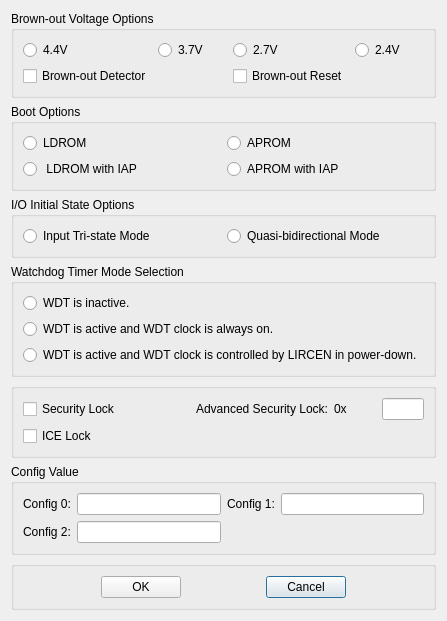
<?xml version="1.0" encoding="UTF-8"?>
<ui version="4.0">
 <class>Dialog</class>
 <widget class="QDialog" name="Dialog">
  <property name="geometry">
   <rect>
    <x>0</x>
    <y>0</y>
    <width>447</width>
    <height>615</height>
   </rect>
  </property>
  <property name="windowTitle">
   <string>Dialog</string>
  </property>
  <layout class="QGridLayout" name="gridLayout_8">
   <item row="0" column="0">
    <layout class="QVBoxLayout" name="verticalLayout" stretch="1,1,1,1,1,1,1">
     <item>
      <widget class="QGroupBox" name="gridGroupBox_brownout">
       <property name="title">
        <string>Brown-out Voltage Options</string>
       </property>
       <layout class="QGridLayout" name="gridLayout_7">
        <item row="0" column="2">
         <widget class="QRadioButton" name="radioButton_bw_v_2">
          <property name="text">
           <string>2.7V</string>
          </property>
         </widget>
        </item>
        <item row="0" column="1">
         <widget class="QRadioButton" name="radioButton_bw_v_1">
          <property name="text">
           <string>3.7V</string>
          </property>
         </widget>
        </item>
        <item row="0" column="0">
         <widget class="QRadioButton" name="radioButton_bw_v_0">
          <property name="text">
           <string>4.4V</string>
          </property>
         </widget>
        </item>
        <item row="1" column="0">
         <widget class="QCheckBox" name="checkBox_bw_0">
          <property name="text">
           <string>Brown-out Detector</string>
          </property>
         </widget>
        </item>
        <item row="0" column="3">
         <widget class="QRadioButton" name="radioButton_bw_v_3">
          <property name="text">
           <string>2.4V</string>
          </property>
         </widget>
        </item>
        <item row="1" column="2">
         <widget class="QCheckBox" name="checkBox_bw_1">
          <property name="text">
           <string>Brown-out Reset</string>
          </property>
         </widget>
        </item>
       </layout>
      </widget>
     </item>
     <item>
      <widget class="QGroupBox" name="gridGroupBox_boot">
       <property name="title">
        <string>Boot Options</string>
       </property>
       <layout class="QGridLayout" name="gridLayout_6">
        <item row="0" column="0">
         <widget class="QRadioButton" name="radioButton_bt_0_0">
          <property name="text">
           <string>LDROM</string>
          </property>
         </widget>
        </item>
        <item row="1" column="0">
         <widget class="QRadioButton" name="radioButton_bt_1_0">
          <property name="text">
           <string> LDROM with IAP</string>
          </property>
         </widget>
        </item>
        <item row="0" column="1">
         <widget class="QRadioButton" name="radioButton_bt_0_1">
          <property name="text">
           <string>APROM</string>
          </property>
         </widget>
        </item>
        <item row="1" column="1">
         <widget class="QRadioButton" name="radioButton_bt_1_1">
          <property name="text">
           <string>APROM with IAP</string>
          </property>
         </widget>
        </item>
       </layout>
      </widget>
     </item>
     <item>
      <widget class="QGroupBox" name="gridGroupBox_io_state">
       <property name="title">
        <string>I/O Initial State Options</string>
       </property>
       <layout class="QGridLayout" name="gridLayout_4">
        <item row="0" column="0">
         <widget class="QRadioButton" name="radioButton_io_0">
          <property name="text">
           <string>Input Tri-state Mode</string>
          </property>
         </widget>
        </item>
        <item row="0" column="1">
         <widget class="QRadioButton" name="radioButton_io_1">
          <property name="text">
           <string>Quasi-bidirectional Mode</string>
          </property>
         </widget>
        </item>
       </layout>
      </widget>
     </item>
     <item>
      <widget class="QGroupBox" name="gridGroupBox_wdt">
       <property name="title">
        <string>Watchdog Timer Mode Selection</string>
       </property>
       <layout class="QGridLayout" name="gridLayout_10" rowstretch="1,1,1">
        <item row="0" column="0">
         <widget class="QRadioButton" name="radioButton_wdt_0">
          <property name="text">
           <string>WDT is inactive.</string>
          </property>
         </widget>
        </item>
        <item row="1" column="0">
         <widget class="QRadioButton" name="radioButton_wdt_1">
          <property name="text">
           <string>WDT is active and WDT clock is always on.</string>
          </property>
         </widget>
        </item>
        <item row="2" column="0">
         <widget class="QRadioButton" name="radioButton_wdt_2">
          <property name="text">
           <string>WDT is active and WDT clock is controlled by LIRCEN in power-down.</string>
          </property>
         </widget>
        </item>
       </layout>
      </widget>
     </item>
     <item>
      <widget class="QGroupBox" name="gridGroupBox_misc">
       <layout class="QGridLayout" name="gridLayout_3" columnstretch="4,2,1,1">
        <item row="0" column="2">
         <widget class="QLabel" name="label_6">
          <property name="text">
           <string>0x</string>
          </property>
         </widget>
        </item>
        <item row="0" column="0">
         <widget class="QCheckBox" name="checkBox_security_lock">
          <property name="text">
           <string>Security Lock</string>
          </property>
         </widget>
        </item>
        <item row="0" column="1">
         <widget class="QLabel" name="label_5">
          <property name="text">
           <string>Advanced Security Lock:</string>
          </property>
         </widget>
        </item>
        <item row="1" column="0">
         <widget class="QCheckBox" name="checkBox_ice_lock">
          <property name="text">
           <string>ICE Lock</string>
          </property>
         </widget>
        </item>
        <item row="0" column="3">
         <widget class="QLineEdit" name="lineEdit_security"/>
        </item>
       </layout>
      </widget>
     </item>
     <item>
      <widget class="QGroupBox" name="gridGroupBox_config">
       <property name="title">
        <string>Config Value</string>
       </property>
       <layout class="QGridLayout" name="gridLayout">
        <item row="0" column="0">
         <widget class="QLabel" name="label_config0">
          <property name="text">
           <string>Config 0:</string>
          </property>
         </widget>
        </item>
        <item row="0" column="2">
         <widget class="QLabel" name="label_config1">
          <property name="text">
           <string>Config 1:</string>
          </property>
         </widget>
        </item>
        <item row="0" column="1">
         <widget class="QLineEdit" name="lineEdit_config0"/>
        </item>
        <item row="0" column="3">
         <widget class="QLineEdit" name="lineEdit_config1"/>
        </item>
        <item row="1" column="0">
         <widget class="QLabel" name="label_config2">
          <property name="text">
           <string>Config 2:</string>
          </property>
         </widget>
        </item>
        <item row="1" column="1">
         <widget class="QLineEdit" name="lineEdit_config2"/>
        </item>
       </layout>
      </widget>
     </item>
     <item>
      <widget class="QGroupBox" name="gridGroupBox_OK">
       <layout class="QGridLayout" name="gridLayout_2">
        <item row="0" column="2">
         <spacer name="horizontalSpacer">
          <property name="orientation">
           <enum>Qt::Horizontal</enum>
          </property>
          <property name="sizeHint" stdset="0">
           <size>
            <width>40</width>
            <height>20</height>
           </size>
          </property>
         </spacer>
        </item>
        <item row="0" column="3">
         <widget class="QPushButton" name="pushButton_Cancel">
          <property name="text">
           <string>Cancel</string>
          </property>
         </widget>
        </item>
        <item row="0" column="1">
         <widget class="QPushButton" name="pushButton_OK">
          <property name="text">
           <string>OK</string>
          </property>
         </widget>
        </item>
        <item row="0" column="0">
         <spacer name="horizontalSpacer_2">
          <property name="orientation">
           <enum>Qt::Horizontal</enum>
          </property>
          <property name="sizeHint" stdset="0">
           <size>
            <width>40</width>
            <height>20</height>
           </size>
          </property>
         </spacer>
        </item>
        <item row="0" column="4">
         <spacer name="horizontalSpacer_3">
          <property name="orientation">
           <enum>Qt::Horizontal</enum>
          </property>
          <property name="sizeHint" stdset="0">
           <size>
            <width>40</width>
            <height>20</height>
           </size>
          </property>
         </spacer>
        </item>
       </layout>
      </widget>
     </item>
    </layout>
   </item>
  </layout>
 </widget>
 <resources/>
 <connections/>
</ui>
